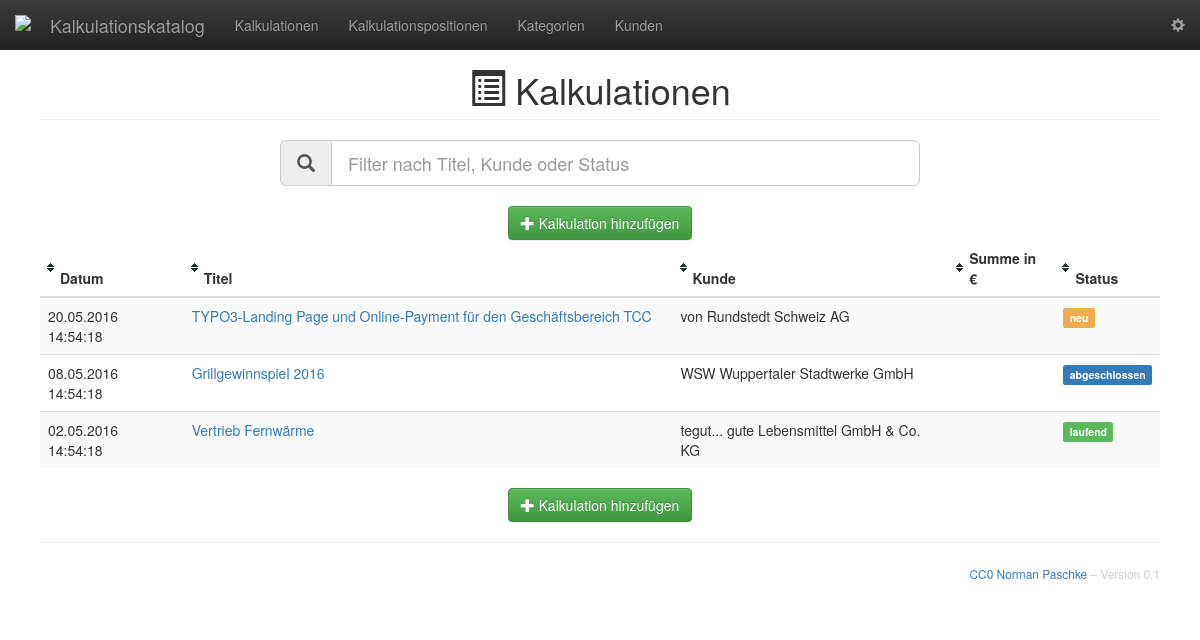
Before: / with the older database file.
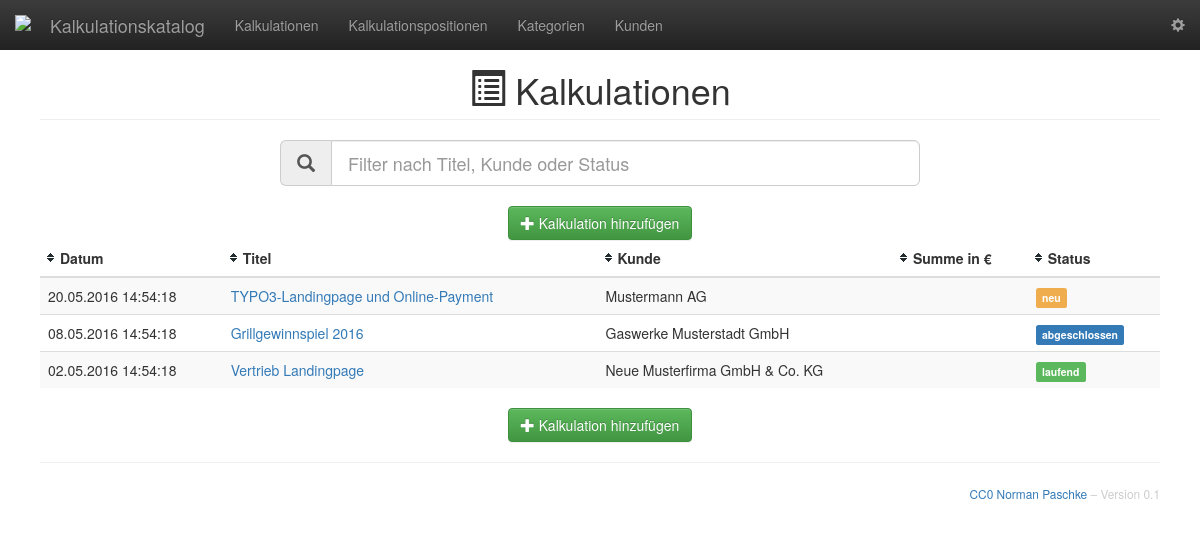
After: the same page with the newer database file.
### tables this page shows
CREATE TABLE `calculation` (
  `id` int(6) unsigned NOT NULL auto_increment,
  `tstamp` int(11) NOT NULL DEFAULT '0',
  `name` varchar(128) NOT NULL,
  `customer` int(6) unsigned NOT NULL,
  `status` int(6) unsigned NOT NULL,
  `price_team` float(6,2) unsigned NOT NULL DEFAULT '0',
  `price_pm` float(6,2) unsigned NOT NULL DEFAULT '0',
  PRIMARY KEY (`id`),
  CONSTRAINT `fk_customer` FOREIGN KEY (`customer`) REFERENCES customer(`id`),
  CONSTRAINT `fk_status` FOREIGN KEY (`status`) REFERENCES status(`id`)
);

CREATE TABLE `customer` (
  `id` int(6) unsigned NOT NULL auto_increment,
  `name` varchar(64) NOT NULL,
  `address` text(1000),
  PRIMARY KEY  (`id`)
);

CREATE TABLE `status` (
  `id` int(6) unsigned NOT NULL auto_increment,
  `name` varchar(32) NOT NULL,
  `cssclass` varchar(32) NOT NULL,
  PRIMARY KEY  (`id`)
);

### index.php (called while the page is built, shortened)
<?php
if (isset($_GET['controller']) && isset($_GET['action'])) {
	$controller = $_GET['controller'];
	$action     = $_GET['action'];
} else {
	$controller = 'pages';
	$action     = 'home';
}
require_once "Classes/Views/layout.php";

### Classes/Controllers/calculation.controller.php (called while the page is built, shortened)
<?php
class CalculationController {
	public function index() {
		$calculations = Calculation::all();
		require_once "Classes/Views/listCalculation.php";
	}
}
?>

### Classes/Views/home.php (called while the page is built, shortened)
<?php render('calculation','index') ?>

### Classes/Controllers/pages.controller.php (called while the page is built, shortened)
<?php
class PagesController {
	public function home() {
		require_once "Classes/Views/home.php";
	}
}
?>

### Classes/Models/calculation.model.php (called while the page is built, shortened)
<?php
class Calculation {
	public static function all() {
		global $db;
		$st = $db->prepare("SELECT * FROM calculation");
		$st->execute($arr);
		$calculations = $st->fetchAll(PDO::FETCH_CLASS, "Calculation");
		return $calculations;
	}
	public static function getStatus($id) {
		global $db;
		$id = intval($id);
		$st = $db->prepare("SELECT * FROM status WHERE id=:id");
		$st->execute(array('id' => $id));
		$status = $st->fetch(PDO::FETCH_OBJ);
		return $status;
	}
	public static function getCustomer($id) {
		global $db;
		$id = intval($id);
		$st = $db->prepare("SELECT * FROM customer WHERE id=:id");
		$st->execute(array('id' => $id));
		$customer = $st->fetch(PDO::FETCH_OBJ);
		return $customer;
	}
}
?>

### Classes/Views/listCalculation.php (the view, shortened to what this page needs)
<?php echo pageHeader('Kalkulationen', 'glyphicon-list-alt') ?>
<div id="offers">
	<form class="filterform center-block has-info">
		<div class="input-group input-group-lg">
			<div class="input-group-addon"><span class="glyphicon glyphicon-search"></span></div>
			<input class="search form-control" placeholder="Filter nach Titel, Kunde oder Status" type="text" value=""/>
		</div>
	</form>
	<div class="text-center">
		<a class="btn btn-success" href="/?controller=calculation&action=add"><span class="glyphicon glyphicon-plus"></span> Kalkulation hinzufügen</a>
	</div>
	<div class="table-responsive">
		<table class="table table-striped table-hover table-sort">
			<thead>
				<tr>
					<th>Datum</th>
					<th>Titel</th>
					<th>Kunde</th>
					<th>Summe in &euro;</th>
					<th>Status</th>
				</tr>
			</thead>
			<tbody class="list">
				<?php foreach($calculations as $calculation) { ?>
				<tr>
					<td>
						<?php echo dateFormat($calculation->tstamp); ?>
					</td>
					<td class="title">
						<a class="edit" title="Bearbeiten" href="?controller=calculation&action=show&id=<?php echo $calculation->id ?>">
							<?php echo $calculation->name ?>
						</a>
					</td>
					<td class="customer">
						<?php echo $calculation->getCustomer($calculation->customer)->name ?>
					</td>
					<td>
					</td>
					<td class="status">
						<span class="label label-<?php echo $calculation->getStatus($calculation->status)->cssclass ?>"><?php echo $calculation->getStatus($calculation->status)->name ?></span>
					</td>
				</tr>
				<?php } ?>
			</tbody>
		</table>
	</div>
</div>
<div class="text-center">
	<a class="btn btn-success" href="/?controller=calculation&action=add"><span class="glyphicon glyphicon-plus"></span> Kalkulation hinzufügen</a>
</div>

### Classes/Views/layout.php (shortened to what this page needs)
<!DOCTYPE html>
<html lang="de" dir="ltr">
<head>
	<link href="/Resources/Public/Stylesheets/bootstrap.min.css" rel="stylesheet">
	<link href="/Resources/Public/Stylesheets/bootstrap-theme.min.css" rel="stylesheet">
	<link href="/Resources/Public/Stylesheets/style.css" rel="stylesheet">
</head>
<body>
	<?php
		require_once "Classes/Views/navigation.php";
	?>
	<main class="container-fluid">
		<div class="row">
			<div class="col-sm-12 main">
				<?php
					require_once "Classes/router.php";
				?>
				<hr>
				<p class="text-right copy">
					<a href="http://creativecommons.org/publicdomain/zero/1.0/deed.de" target="_blank"><small>CC0</a> <a href="mailto:norman.paschke@dmk-ebusiness.de">Norman Paschke</a> &ndash; Version <?php echo $GLOBALS['version']?></small>
				</p>
			</div>
		</div>
	</main>
</body>
</html>

### Classes/Views/navigation.php (shortened to what this page needs)
<nav class="navbar navbar-inverse navbar-fixed-top">
	<div class="container-fluid">
		<div class="navbar-header">
			<a class="navbar-brand" href="/"><img alt="DMK" src="/Resources/Public/Images/dmk_e-business_logo.png" width="20" height="20"/></a>
			<a class="navbar-brand" href="/"><?php echo $GLOBALS['defaultTitle']?></a>
		</div>
		<div class="collapse navbar-collapse" id="navbar-collapse-1">
			<ul class="nav navbar-nav">
				<li <?php if($controller == 'calculation') echo 'class="active"' ?>>
					<a href="/?controller=calculation&action=index">Kalkulationen</a>
				</li>
				<li <?php if($controller == 'item') echo 'class="active"' ?>>
					<a href="/?controller=item&action=index">Kalkulations&shy;positionen</a>
				</li>
				<li <?php if($controller == 'category') echo 'class="active"' ?>>
					<a href="/?controller=category&action=index">Kategorien</a>
				</li>
				<li <?php if($controller == 'customer') echo 'class="active"' ?>>
					<a href="/?controller=customer&action=index">Kunden</a>
				</li>
			</ul>
			<ul class="nav navbar-nav navbar-right">
				<li <?php if($controller == 'company') echo 'class="active"' ?>>
					<a href="/?controller=company&action=show"><span class="glyphicon glyphicon-cog" title="Einstellungen"></span></a>
				</li>
			</ul>
		</div>
	</div>
</nav>

### Classes/router.php (shortened to what this page needs)
<?php
function render($controller, $action) {
		switch($controller) {
		case 'pages':
			$controller = new PagesController();
		break;
		case 'calculation':
			require_once('Classes/Models/calculation.model.php');
			$controller = new CalculationController();
		break;
	}
	$controller->{ $action }();
}
$controllers = array(
	'pages' => ['home', 'error'],
	'calculation' => ['index', 'show'],
	'item' => ['index', 'show'],
	'category' => ['index', 'show', 'datalist'],
	'customer' => ['index', 'show', 'datalist'],
	'company' => ['show'],
	'status' => ['datalist']
);
if (array_key_exists($controller, $controllers)) {
	if (in_array($action, $controllers[$controller])) {
		render($controller, $action);
	} else {
		render('pages', 'error');
		echo $message = 'Action "'.$action.'" unbekannt';
	}
} else {
	render('pages', 'error');
	echo $message = 'Controller "'.$controller.'" unbekannt';
}
?>

### Classes/functions.php (shortened to what this page needs)
<?php
function iconTitle($title = '', $icon = '') {
	if($title) {
		if($icon) {
			$iconTitle = '<i class="glyphicon '.$icon.'"></i> '.$title;
		}
	}
	return $iconTitle;
}
function pageHeader($title = '', $icon = '') {
	if($title && $icon) {
		$title = iconTitle($title, $icon);
		$pageHeader = '<h1 class="page-header">'.$title.'</h1>';
	}
	return $pageHeader;
}
function dateFormat($timestamp) {
	 echo date('d.m.Y H:i:s', $timestamp);
	 return;
}

### Resources/Public/Stylesheets/style.css (style rules this page uses)
body { min-width: 320px; padding-top: 50px; }
.navbar-fixed-top { border: 0; }
.copy { color: #ccc; }
h1 { font-size: 24px; }
.main { padding: 20px; }
@media (min-width: 768px) { .main { padding-right: 40px; padding-left: 40px; } }
@media (min-width: 768px) { h1 { font-size: 36px; text-align: center; } }
.main .page-header { margin-top: 0; }
.filterform { margin-bottom: 20px; max-width: 640px; }
table.table-sort thead tr .header { background-image: url(../Images/bg.gif); background-repeat: no-repeat; background-position: center left; cursor: pointer; padding-left: 20px; }

Changed rows visible on the page:
changed calculation "neu": name "TYPO3-Landing Page und Online-Payment für den Geschäftsbereich TCC" → "TYPO3-Landingpage und Online-Payment"; customer.name "von Rundstedt Schweiz AG" → "Mustermann AG"
changed through a linked row, calculation "abgeschlossen": customer.name "WSW Wuppertaler Stadtwerke GmbH" → "Gaswerke Musterstadt GmbH"
changed calculation "laufend": name "Vertrieb Fernwärme" → "Vertrieb Landingpage"; customer.name "tegut... gute Lebensmittel GmbH & Co. KG" → "Neue Musterfirma GmbH & Co. KG"
